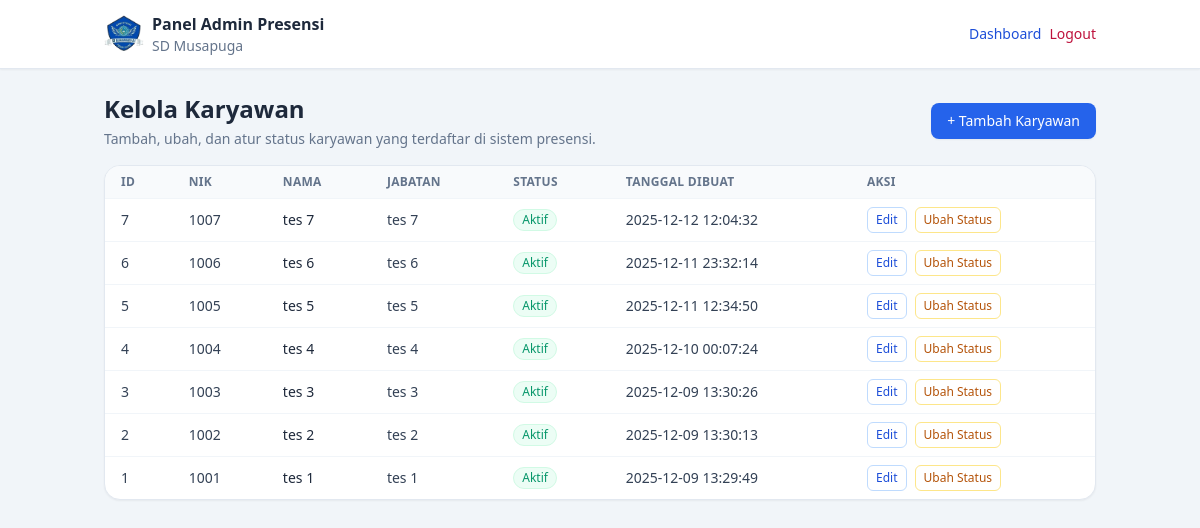
The app's page /admin/karyawan/index.php (signed in) with its own data.
### tables this page shows
CREATE TABLE `employees` (
  `id` int(10) UNSIGNED NOT NULL,
  `nik` varchar(50) NOT NULL,
  `nama` varchar(100) NOT NULL,
  `jabatan` varchar(100) DEFAULT NULL,
  `status_aktif` tinyint(1) NOT NULL DEFAULT 1,
  `created_at` timestamp NOT NULL DEFAULT current_timestamp(),
  `updated_at` timestamp NOT NULL DEFAULT current_timestamp() ON UPDATE current_timestamp()
);

### admin/karyawan/index.php (the view, shortened to what this page needs)
<?php
require_once __DIR__ . '/../../config/db.php';
$sql = "SELECT id, nik, nama, jabatan, status_aktif, created_at FROM employees ORDER BY created_at DESC";
$result = $conn->query($sql);
$employees = [];
if( $result ) {
    while( $row = $result->fetch_assoc() ) {
        $employees[] = $row;
    }
}
?>
<!DOCTYPE html>
<html lang="en">
<head>
    <link rel="stylesheet" href="../../assets/css/output.min.css">
</head>
<body class="min-h-screen bg-slate-100">
    <header class="bg-white border-b shadow-sm border-slate-200">
        <div class="flex items-center justify-between max-w-5xl px-4 py-3 mx-auto">
            <div class="flex items-center gap-2">
                <img src="../../assets/images/logo.webp" alt="Logo SD Musapuga" class="w-[40px] h-[40px]">
                <div class="leading-tight">
                    <div class="text-base font-semibold text-slate-800">Panel Admin Presensi</div>
                    <div class="text-sm text-slate-500">SD Musapuga</div>
                </div>
            </div>
            <div class="flex items-center gap-2">
                <a href="../index.php" class="text-sm leading-tight text-blue-700 hover:underline">Dashboard</a>
                <a href="../logout.php" class="text-sm leading-tight text-rose-700 hover:underline">Logout</a>
            </div>
        </div>
    </header>
    <main class="max-w-5xl px-4 py-6 mx-auto">
        <section class="flex flex-col gap-3 mb-4 md:flex-row md:items-center md:justify-between ">
            <div>
                <h1 class="text-xl font-semibold md:text-2xl text-slate-800">Kelola Karyawan</h1>
                <p class="mt-1 text-sm text-slate-500">Tambah, ubah, dan atur status karyawan yang terdaftar di sistem presensi.</p>
            </div>
            <div class="flex md:justify-end">
                <a href="create.php" class="inline-flex items-center gap-1 px-4 py-2 text-sm font-medium text-white transition-colors bg-blue-600 rounded-lg shadow-sm hover:bg-blue-700">
                    <span>+ Tambah Karyawan</span>
                </a>
            </div>
        </section>
        <section class="overflow-hidden bg-white border shadow-sm border-slate-200 rounded-2xl">
            <div class="overflow-x-auto">
                <table class="min-w-full text-sm">
                    <thead class="border-b bg-slate-50 border-slate-200">
                        <tr>
                            <th class="px-4 py-2 text-xs font-semibold tracking-wide text-left uppercase text-slate-500">ID</th>
                            <th class="px-4 py-2 text-xs font-semibold tracking-wide text-left uppercase text-slate-500">NIK</th>
                            <th class="px-4 py-2 text-xs font-semibold tracking-wide text-left uppercase text-slate-500">Nama</th>
                            <th class="px-4 py-2 text-xs font-semibold tracking-wide text-left uppercase text-slate-500">Jabatan</th>
                            <th class="px-4 py-2 text-xs font-semibold tracking-wide text-left uppercase text-slate-500">Status</th>
                            <th class="px-4 py-2 text-xs font-semibold tracking-wide text-left uppercase text-slate-500">Tanggal Dibuat</th>
                            <th class="px-4 py-2 text-xs font-semibold tracking-wide text-left uppercase text-slate-500">Aksi</th>
                        </tr>
                    </thead>
                    <tbody>
                        <?php if(empty($employees)) : ?>
                            <tr>
                                <td colspan="7" class="px-4 py-4 text-sm text-center text-slate-500">Belum ada data karyawan.</td>
                            </tr>
                        <?php else : ?>
                            <?php foreach( $employees as $employee) : ?>
                                <tr class="border-t border-slate-100 hover:bg-slate-50/80">
                                    <td class="px-4 py-2 text-slate-700"><?= (int)$employee['id'] ?></td>
                                    <td class="px-4 py-2 text-slate-700"><?= htmlspecialchars($employee['nik']) ?></td>
                                    <td class="px-4 py-2 text-slate-800"><?= htmlspecialchars($employee['nama']) ?></td>
                                    <td class="px-4 py-2 text-slate-700"><?= htmlspecialchars($employee['jabatan']) ?></td>
                                    <td class="px-4 py-2">
                                        <?php if( $employee['status_aktif']) : ?>
                                            <span class="inline-flex items-center rounded-full bg-emerald-50 text-emerald-600 text-xs px-2 py-0.5 border border-emerald-100">Aktif</span>
                                        <?php else : ?>
                                            <span class="inline-flex items-center rounded-full bg-slate-100 text-slate-500 text-xs px-2 py-0.5 border border-slate-200">Nonaktif</span>
                                        <?php endif; ?>
                                    </td>
                                    <td class="px-4 py-2 text-slate-700"><?= htmlspecialchars($employee['created_at']) ?></td>
                                    <td class="px-4 py-2">
                                        <div class="flex flex-wrap items-center gap-2">
                                            <a href="edit.php?id=<?= (int)$employee['id'] ?>" class="inline-flex items-center px-2 py-1 text-xs font-medium text-blue-700 border border-blue-200 rounded-md hover:bg-blue-50">Edit</a>
                                            <a href="toggle_status.php?id=<?= (int)$employee['id'] ?>" onclick="return confirm('Ubah status karyawan ini?')" class="inline-flex items-center px-2 py-1 text-xs font-medium border rounded-md text-amber-700 border-amber-200 hover:bg-amber-50">Ubah Status</a>
                                        </div>
                                    </td>
                                </tr>
                            <?php endforeach; ?>
                        <?php endif; ?>
                    </tbody>
                </table>
            </div>
        </section>
    </main>
</body>
</html>

### records on screen
employees: id "7", nik "1007", nama "tes 7", jabatan "tes 7", status_aktif "Aktif", created_at "2025-12-12 12:04:32"
employees: id "6", nik "1006", nama "tes 6", jabatan "tes 6", status_aktif "Aktif", created_at "2025-12-11 23:32:14"
employees: id "5", nik "1005", nama "tes 5", jabatan "tes 5", status_aktif "Aktif", created_at "2025-12-11 12:34:50"
employees: id "4", nik "1004", nama "tes 4", jabatan "tes 4", status_aktif "Aktif", created_at "2025-12-10 00:07:24"
employees: id "3", nik "1003", nama "tes 3", jabatan "tes 3", status_aktif "Aktif", created_at "2025-12-09 13:30:26"
employees: id "2", nik "1002", nama "tes 2", jabatan "tes 2", status_aktif "Aktif", created_at "2025-12-09 13:30:13"
employees: id "1", nik "1001", nama "tes 1", jabatan "tes 1", status_aktif "Aktif", created_at "2025-12-09 13:29:49"
